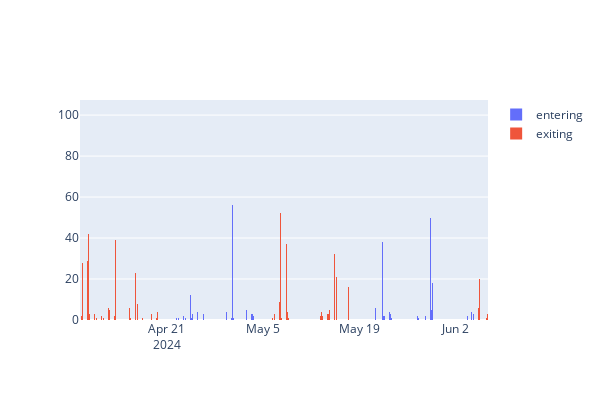

Write notebook code for a chart like this one.
### Code cell
# plot data
#plt.plot(data_entering["index"], data_entering["event_type"], label="entering")

# fig = px.line(data_entering, x="index", y="event_type", 
#               title="Number of people entering the building")

# fig.show()

# hours between min and max time
total_seconds = (max_time - min_time).total_seconds()
hour1 = int(total_seconds/3600)
minutes15 = int(total_seconds/900)

nbinsx = minutes15
data_entering = data[data["event_type"]==1]
fig = go.Figure()
fig.add_trace(go.Histogram(
    x=data_entering["time"],
    y=data_entering["event_type"],
    name="entering",
    nbinsx=nbinsx,
    )
)

data_exiting = data[data["event_type"]==0]
fig.add_trace(go.Histogram(
    x=data_exiting["time"],
    y=data_exiting["event_type"],
    name="exiting",
    nbinsx=nbinsx,
    )
)
fig.update_layout(width=600, height=400, bargap=0)
fig.show()

### Figure 1 — Plotly figure (JSON) as saved in the notebook; plotly's stock layout.template omitted (floating-point values rounded to 4 significant figures; data arrays with more than 128 entries replaced by an {"elided": "..."} marker saying what was removed)
{"data": [{"name": "entering", "nbinsx": 5760, "type": "histogram", "x": {"elided": "10127 str values"}, "y": {"elided": "10127 int values"}}, {"name": "exiting", "nbinsx": 5760, "type": "histogram", "x": {"elided": "9532 str values"}, "y": {"elided": "9532 int values"}}], "layout": {"bargap": 0, "height": 400, "width": 600}}
